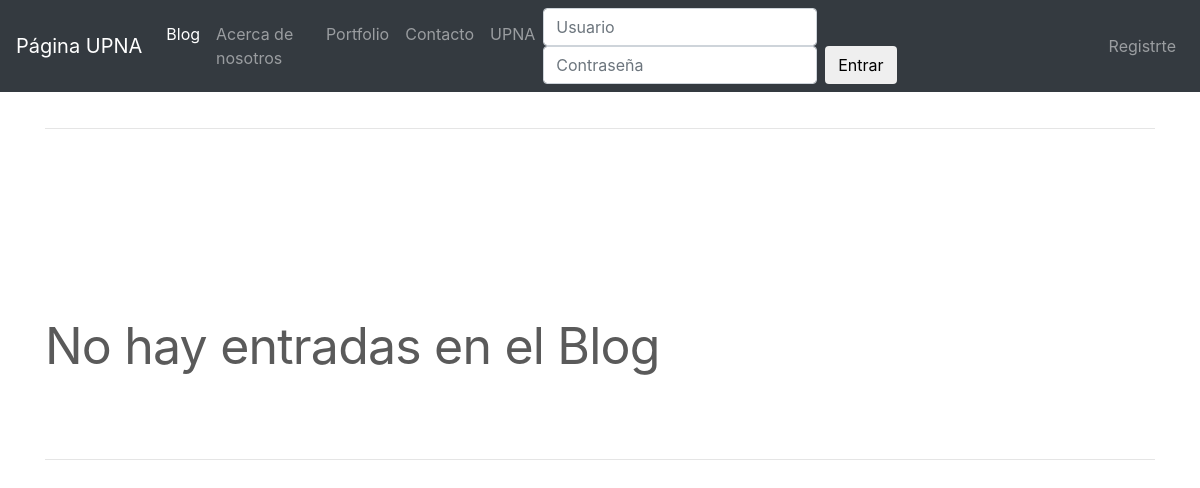
The page /blog/ on the database as committed earlier.
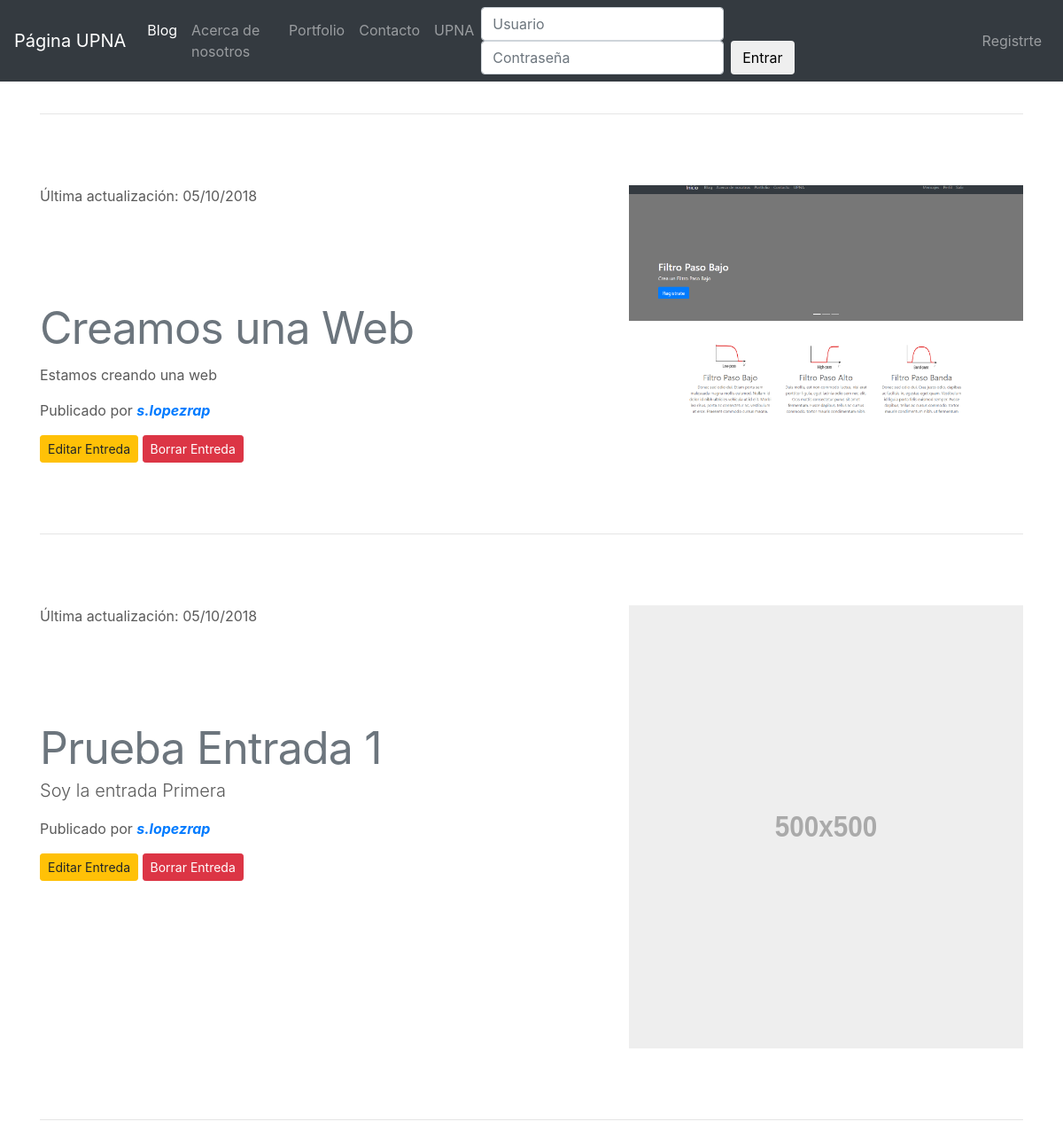
The same page on the database as committed later.
### AppBlog/models.py (models this page shows, shortened)
class ModeloBlog(models.Model):
    title = models.CharField(max_length=200, verbose_name = "Titulo")
    content = RichTextField(verbose_name = "Contenido")
    image = models.ImageField(verbose_name="Imagen",upload_to="Blog",null=True,blank=True)
    author = models.ForeignKey(User, verbose_name = "Autor",on_delete=models.CASCADE)
    created = models.DateTimeField(auto_now=False,auto_now_add=True,verbose_name = "Fecha de creacion")
    updated = models.DateTimeField(auto_now=True,auto_now_add=False, verbose_name = "Fecha de creacion")
    class Meta:
        verbose_name = "Entrada"
        verbose_name_plural ="Entradas"
        ordering = ['-created']

### AppBlog/views.py (the view)
# urls.py: path('', views.VistaBlog, name='name-blog'),
def VistaBlog(request):
    if request.method == "GET":
        template = "AppBlog/Blog.html"
        nombre_pestania = "Blog"
        EntradasBlog = ModeloBlog.objects.all()
        contexto = {
            "clave_nombre_pestania" : nombre_pestania,
            'clave_entradasBlog_template':EntradasBlog,
            }
        return render(request, template , contexto)

### AppBlog/templates/AppBlog/Blog.html (shortened to what this page needs)
{% extends 'AppCore/Base.html' %}
{% load static %}
{% block contenido %}
	{% if clave_entradasBlog_template.count > 0 %}
	  {% for post in clave_entradasBlog_template %}
		<div class="container marketing">
			<hr class="featurette-divider">
			<div class="row featurette">
			  <div class="col-md-7">
			  	<span class="section-heading-upper">Última actualización: {{post.updated|date:"SHORT_DATE_FORMAT"}}</span>
			    <h2 class="featurette-heading"><span class="text-muted">{{post.title}}</span></h2>
			    <p class="lead">{{post.content|safe}}</p>
			    <span class="section-heading-under">
			    Publicado por
			    	<em>
				    	<b>
				    		<a href="{% url 'name-detalleEntrada' post.author.pk %}">{{ post.author }}</a>
				     	</b>
			       </em>
			    </span>
				<a href="{% url 'name-editarEntrada' post.id %}"><button type="button" class="btn btn-warning btn-sm" >Editar Entreda</button></a>
				<a href="{% url 'name-borrarEntrada' post.id %}"><button type="button" class="btn btn-danger btn-sm">Borrar Entreda</button></a>
			    </div>
			   <div class="col-md-5">
			  	 {% if post.image %}
			  		<img class="featurette-image img-fluid mx-auto" src="{{post.image.url}}" alt="Generic placeholder image">
			  	 {% else %}
			   		<img class="featurette-image img-fluid mx-auto" data-src="holder.js/500x500/auto" alt="Generic placeholder image">
			     {% endif %}
			   </div>
		    </div>
		   {% if forloop.last %}
	   			<hr class="featurette-divider">
		  {% endif %}
		</div>
  	{% endfor %}
 	{% else %}
 		<div class="container marketing">
	 		<hr class="featurette-divider">
	 		<div class="row featurette">
	 		  <div class="col-md-7">
	 		    <h2 class="featurette-heading">
	 				No hay entradas en el Blog
	 		    </h2>
	 			</div>
	 		</div>
	 		<hr class="featurette-divider">
 	   </div>
	{% endif %}
{% endblock %}

Rows that differ between the two databases and show on the page:
added ModeloBlog: updated "05/10/2018", title "Creamos una Web", content "Estamos creando una web", author "s.lopezrap", image (picture)
added ModeloBlog: updated "05/10/2018", title "Prueba Entrada 1", content "Soy la entrada Primera", author "s.lopezrap"
Other text that changed with them:
text no longer shown: "No hay entradas en el Blog"
